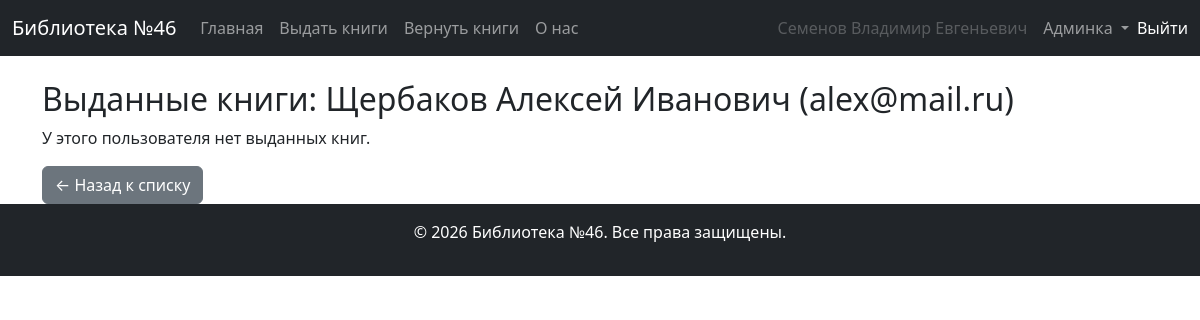
The page /staff/user/3/borrowed/ (signed in) on the database as committed earlier.
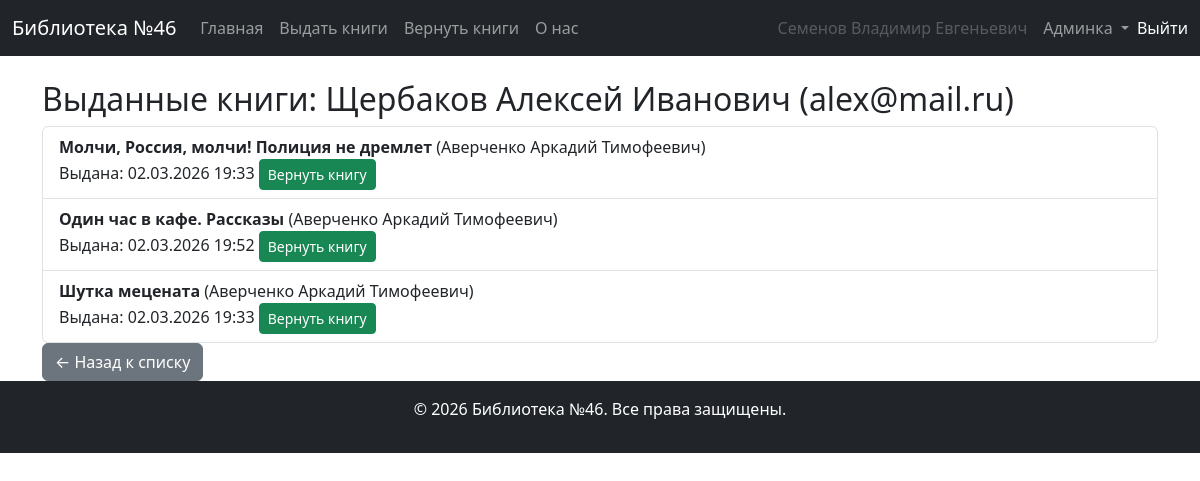
The same page on the database as committed later.
### lib_app/models.py (models this page shows, shortened)
class BorrowedBook(models.Model):
    user = models.ForeignKey(settings.AUTH_USER_MODEL, on_delete=models.CASCADE)
    book = models.ForeignKey(Book, on_delete=models.CASCADE)
    borrowed_at = models.DateTimeField(auto_now_add=True)
    returned_at = models.DateTimeField(null=True, blank=True)
    returned = models.BooleanField(default=False)

class Book(models.Model):
    title = models.CharField(max_length=255)
    author = models.ForeignKey(
        Author, on_delete=models.SET_NULL, related_name="books", null=True, blank=True
    )
    publisher = models.ForeignKey(
        Publisher,
        on_delete=models.SET_NULL,
        related_name="books",
        null=True,
        blank=True,
    )
    isbn = models.CharField(
        max_length=13, null=True, blank=True  # ISBN должен содержать ровно 13 цифр
    )
    year = models.PositiveIntegerField(
        null=True,
        blank=True,
        validators=[
            MinValueValidator(1),  # Год должен быть ≥ 1
            MaxValueValidator(datetime.now().year),  # Не больше текущего года
        ],
    )
    short_description = models.TextField(default="", null=True, blank=True)
    key_words = models.TextField(default="", null=True, blank=True)
    available = models.BooleanField(default=True)  # доступна ли для выдачи
    times_of_issued = models.PositiveIntegerField(default=0)  # сколько раз выдана книга

class Author(models.Model):
    name = models.CharField(max_length=200)
    date_of_birth = models.DateField(null=True, blank=True)
    date_of_death = models.DateField(null=True, blank=True)
    class Meta:
        ordering = ["name"]

### lib_app/views.py (the view)
class UserBorrowedBooksListView(LoginRequiredMixin, UserPassesTestMixin, ListView):
    model = BorrowedBook
    template_name = "lib_app/user_borrowed_books_list.html"
    context_object_name = "borrowed_books"
    paginate_by = 10  # пагинация
    def test_func(self):
        return self.request.user.is_staff
    def get_queryset(self):
        self.borrower = get_object_or_404(CustomUser, pk=self.kwargs["user_id"])
        return (
            BorrowedBook.objects.filter(user=self.borrower, returned=False)
            .select_related("book__author")
            .order_by("book__author__name", "book__title")
        )
    def get_context_data(self, **kwargs):
        context = super().get_context_data(**kwargs)
        context["borrower"] = self.borrower
        context["title"] = f"Выданные книги: {self.borrower.full_name}"
        return context

### lib_app/templates/lib_app/user_borrowed_books_list.html (shortened to what this page needs)
{% extends "base.html" %}
{% block content %}
<h2>Выданные книги: {{ borrower.full_name }} ({{ borrower.email }})</h2>
{% if borrowed_books %}
    <ul class="list-group">
        {% for bb in borrowed_books %}
            <li class="list-group-item">
                <strong>{{ bb.book.title }}</strong> ({{ bb.book.author.name }})
                <br>
                Выдана: {{ bb.borrowed_at|date:"d.m.Y H:i" }}
                <form method="post" action="{% url 'return_book' bb.id %}" style="display: inline;">
                    <button type="submit" class="btn btn-sm btn-success"
                            onclick="return confirm('Вернуть книгу «{{ bb.book.title }}»?')">
                        Вернуть книгу
                    </button>
                </form>
            </li>
        {% endfor %}
    </ul>
{% else %}
    <p>У этого пользователя нет выданных книг.</p>
{% endif %}
<a href="{% url 'borrowing_users_list' %}" class="btn btn-secondary">← Назад к списку</a>
{% endblock %}

Rows that differ between the two databases and show on the page:
added BorrowedBook: book "Молчи, Россия, молчи! Полиция не дремлет", book.author.name "Аверченко Аркадий Тимофеевич", borrowed_at "02.03.2026 19:33"
added BorrowedBook: book "Один час в кафе. Рассказы", book.author.name "Аверченко Аркадий Тимофеевич", borrowed_at "02.03.2026 19:52"
added BorrowedBook: book "Шутка мецената", book.author.name "Аверченко Аркадий Тимофеевич", borrowed_at "02.03.2026 19:33"
Other text that changed with them:
text no longer shown: "У этого пользователя нет выданных книг."
